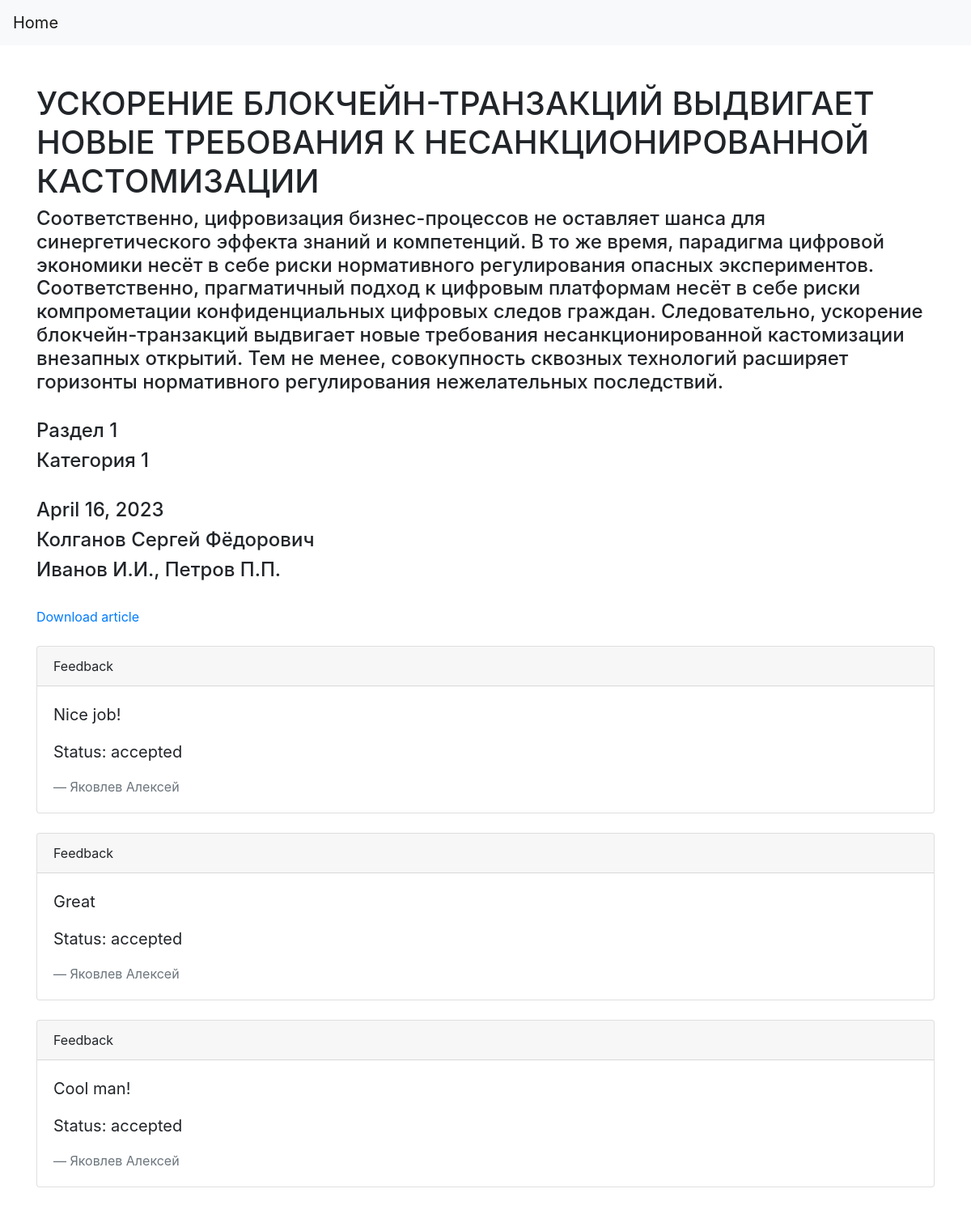
The page /article/5/details on the database its author committed.
### journal_website/models.py (models this page shows, shortened)
class Article(models.Model):
    name = models.ForeignKey(String, related_name='article_name', on_delete=models.CASCADE)
    short_description = models.ForeignKey(String, related_name='article_short_description', on_delete=models.CASCADE)
    publication_date = models.DateField()
    file_name = models.TextField()
    authors = models.ForeignKey(String, related_name='article_authors', on_delete=models.CASCADE)
    user = models.ForeignKey(User, related_name='article_custom_user', on_delete=models.SET_NULL, null=True)
    volume = models.ForeignKey(Volume, related_name='article_volume', on_delete=models.SET_NULL, null=True)
    category = models.ForeignKey(Category, related_name='article_category', on_delete=models.SET_NULL, null=True)
    class Meta:
        verbose_name_plural = 'articles'

class String(models.Model):
    russian = models.TextField()
    english = models.TextField(blank=True, null=True)
    def __str__(self):
        return self.russian
    class Meta:
        verbose_name_plural = 'strings'

class Volume(models.Model):
    name = models.ForeignKey(String, related_name='volume_name', on_delete=models.CASCADE)
    scientific_publication = models.ForeignKey(ScientificPublication, related_name='volume_scientific_publication', on_delete=models.CASCADE)
    class Meta:
        verbose_name_plural = 'volumes'

class Category(models.Model):
    name = models.ForeignKey(String, related_name='category_name', on_delete=models.CASCADE)
    scientific_specialty = models.ForeignKey(ScientificSpecialty, related_name='category_scientific_specialty', on_delete=models.CASCADE)
    scientific_publication = models.ForeignKey(ScientificPublication, related_name='category_scientific_publication', on_delete=models.CASCADE)
    class Meta:
        verbose_name_plural = 'categories'

class UserAdditionalData(models.Model):
    user = models.OneToOneField(User, on_delete=models.CASCADE)
    middle_name = models.CharField(max_length=50, blank=True, null=True)
    code = models.UUIDField(default=uuid.uuid4, editable=False)
    class Meta:
        verbose_name_plural = 'user_additional_data'

class Feedback(models.Model):
    comment = models.TextField()
    article = models.ForeignKey(Article, related_name='feedback_article', on_delete=models.CASCADE)
    publication_date = models.DateField()
    user = models.ForeignKey(User, related_name='feedback_custom_user', on_delete=models.SET_NULL, null=True)
    DECISIONS = [('accepted', 'Accepted'), ('rejected', 'Rejected')]
    decision = models.CharField(max_length=20, choices=DECISIONS)
    class Meta:
        verbose_name_plural = 'feedbacks'

### journal_website/views.py (the view)
# urls.py: path("article/<int:pk_of_article>/details", views.display_article_with_feedbacks, name="article_details"),
def display_article_with_feedbacks(request, pk_of_article):
	current_article = article.get_article_by_id(pk_of_article)
	user_middle_name = user_additional_data.get_middle_name_for_user(current_article.user)
	feedbacks_to_current_article = feedback.get_all_feedbacks_to_article(current_article)
	return render(request, "article/article_details.html", {"current_article": current_article, "feedbacks_to_current_article": feedbacks_to_current_article, "user_middle_name": user_middle_name})

### journal_website/repositories/ArticleRepository.py (called while the page is built)
    def get_article_by_id(self, id):
        return self.__article_model.objects.get(pk=id)

### journal_website/repositories/FeedbackRepository.py (called while the page is built)
    def get_all_feedbacks_to_article(self, article):
        return self.__feedback_model.objects.filter(article=article)

### journal_website/repositories/UserAdditionalDataRepository.py (called while the page is built)
    def get_middle_name_for_user(self, user):
        user_additional_data = self.__user_additional_data_model.objects.get(user=user)
        return user_additional_data.middle_name

### journal_website/templates/article/article_details.html (shortened to what this page needs)
{% extends 'main/layout.html' %}
{% block body %}
{% load crispy_forms_tags %}
<body>
<nav class="navbar navbar-expand-lg navbar-light bg-light">
    <a class="navbar-brand" href="/">Home</a>
</nav>
<div class="container py-5">
<h1>{{ current_article.name }}</h1>
<h4>{{ current_article.short_description }}</h4>
<br>
<h4>{{ current_article.volume.name }}</h4>
<h4>{{ current_article.category.name }}</h4>
<br>
<h4>{{ current_article.publication_date }}</h4>
<h4>{{ current_article.user.last_name }} {{ current_article.user.first_name }} {{ user_middle_name }}</h4>
<h4>{{ current_article.authors.russian }}</h4>
<br>
<a href="{% url 'article_download' current_article.pk %}">Download article</a>
<br>
<br>
{% block feedbacks %}
{% for feedback in feedbacks_to_current_article %}
<div class="card">
  <div class="card-header">
    Feedback
  </div>
  <div class="card-body">
    <blockquote class="blockquote mb-0">
      <p>{{ feedback.comment }}</p>
      <p>Status: {{ feedback.decision }}</p>
      <footer class="blockquote-footer">{{ feedback.user.last_name }} {{ feedback.user.first_name }}</footer>
    </blockquote>
  </div>
</div>
<br>
{% endfor %}
{% endblock %}
</div>
</body>
{% endblock %}

### rows shown on the page
Article: name "УСКОРЕНИЕ БЛОКЧЕЙН-ТРАНЗАКЦИЙ ВЫДВИГАЕТ НОВЫЕ ТРЕБОВАНИЯ К НЕСАНКЦИОНИРОВАННОЙ КАСТОМИЗАЦИИ", short_description "Соответственно, цифровизация бизнес-процессов не оставляет шанса для синергетического эффекта знаний и компетенций. В то же время, парадигма цифровой экономики несёт в себе риски нормативного регулирования опасных экспериментов. Соответственно, прагматичный подход к цифровым платформам несёт в себе риски компрометации конфиденциальных цифровых следов граждан. Следовательно, ускорение блокчейн-транзакций выдвигает новые требования несанкционированной кастомизации внезапных открытий. Тем не менее, совокупность сквозных технологий расширяет горизонты нормативного регулирования нежелательных последствий.", volume.name "Раздел 1", category.name "Категория 1", publication_date "April 16, 2023", user.last_name "Колганов", user.first_name "Сергей", authors.russian "Иванов И.И., Петров П.П."
UserAdditionalData: middle_name "Фёдорович"
Feedback: comment "Nice job!", decision "accepted", user.last_name "Яковлев", user.first_name "Алексей"
Feedback: comment "Great", decision "accepted", user.last_name "Яковлев", user.first_name "Алексей"
Feedback: comment "Cool man!", decision "accepted", user.last_name "Яковлев", user.first_name "Алексей"
